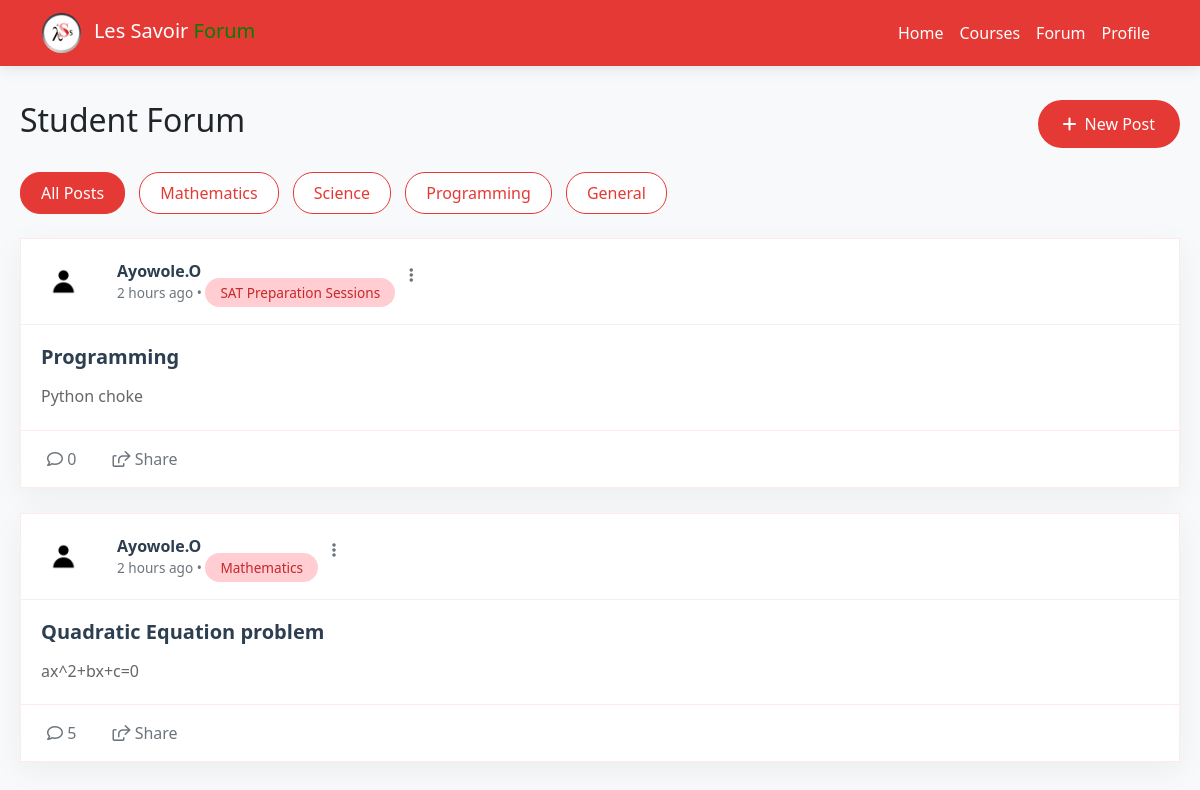
Page /forum/ (signed in) on the committed database.
### forum/models.py (models this page shows, shortened)
class Post(models.Model):
    title = models.CharField(max_length=250, null=False)
    image = models.ImageField(upload_to='post_images/', null=True, blank=True)
    content = models.TextField()
    author = models.ForeignKey(get_user_model(), on_delete=models.CASCADE, related_name="posts")
    course = models.ForeignKey(Course, on_delete=models.CASCADE, related_name="courses")
    created_at = models.DateTimeField(auto_now_add=True)
    updated_at = models.DateTimeField(auto_now=True)

### users/models.py (models this page shows, shortened)
class CustomUser(AbstractUser):
    email = models.EmailField(unique=True)
    phone = models.CharField(max_length=15, unique=True, null=True, blank=True)
    role = models.CharField(choices=roles, default='Student', max_length=10)
    def initials(self):
        return f"{self.first_name}.{self.last_name[0].title()}"

class Profile(models.Model):
    user = models.OneToOneField(get_user_model(), on_delete=models.CASCADE, related_name="profile")
    bio = models.TextField(blank=True, null=True)
    profile_picture = models.ImageField(upload_to='profile_pics/',
                                         blank=True,
                                         null=True,
                                         default="defaults/default_profile_image.png"
                                        )
    date_joined = models.DateTimeField(auto_now_add=True)

### courses/models.py (models this page shows, shortened)
class Course(models.Model):
    title = models.CharField(max_length=225)
    description = models.TextField()
    url = models.URLField(null=True, blank=True)
    image = models.ImageField(upload_to='course_image/', null=True, blank=True)
    instructor = models.ForeignKey(get_user_model(), on_delete=models.CASCADE, related_name="courses", null=True, blank=True)

### forum/views.py (the view, shortened to what this page needs)
# urls.py: path('forum/', include("forum.urls")),
@login_required
def forum(request):
    return render(request, 'forum/forum.html', {'posts': Post.objects.all().order_by('-id'), 'courses': Course.objects.all()})

### forum/templates/forum/forum.html (shortened to what this page needs)
<!DOCTYPE html>
{% load static %}
<html lang="en">
<head>
    <link href="https://cdn.jsdelivr.net/npm/bootstrap@5.3.0/dist/css/bootstrap.min.css" rel="stylesheet">
    <link rel="stylesheet" href="https://cdnjs.cloudflare.com/ajax/libs/font-awesome/6.0.0/css/all.min.css">
</head>
<body>
    <nav class="navbar navbar-expand-lg fixed-top">
        <div class="container">
            <a class="navbar-brand" href="{% url 'home' %}">
                <img src="{% static 'pages/images/logo.jpg' %}" style="border-radius: 50%;" alt="Les Savoir" height="40" class="me-2">
                Les Savoir <span style="color: green;" >Forum</span>
            </a>
            <div class="collapse navbar-collapse" id="navbarNav">
                <ul class="navbar-nav ms-auto align-items-center">
                    <li class="nav-item">
                        <a class="nav-link" href="{% url 'home' %}">Home</a>
                    </li>
                    <li class="nav-item">
                        <a class="nav-link" href="{% url 'courses' %}">Courses</a>
                    </li>
                    <li class="nav-item">
                        <a class="nav-link active" href="{% url 'forum' %}">Forum</a>
                    </li>
                    <li class="nav-item">
                        <a class="nav-link" href="{% url 'profile' %}">Profile</a>
                    </li>
                </ul>
            </div>
        </div>
    </nav>
    <div class="forum-container">
        <div class="d-flex justify-content-between align-items-center mb-4">
            <h2>Student Forum</h2>
            <button class="new-post-btn" onclick="showNewPostModal()">
                <i class="fas fa-plus me-2"></i>New Post
            </button>
        </div>
        <div class="mb-4">
            <button class="filter-btn active">All Posts</button>
            <button class="filter-btn">Mathematics</button>
            <button class="filter-btn">Science</button>
            <button class="filter-btn">Programming</button>
            <button class="filter-btn">General</button>
        </div>
        {% for post in posts  %}
        <div class="forum-card">
            <div class="post-header">
                <div class="d-flex justify-content-between align-items-start">
                    <div class="d-flex">
                        <img src="{{ post.author.profile.profile_picture.url }}" alt="User Avatar" class="user-avatar">
                        <div class="post-meta ms-3">
                            <a href="#" class="post-author">{{ post.author.initials }}</a>
                            <div class="post-time">2 hours ago • <span class="category-badge">{{ post.course.title }}</span></div>
                        </div>
                    </div>
                    <div class="post-options">
                        <button class="post-options-btn" onclick="togglePostOptions(this)">
                            <i class="fas fa-ellipsis-v"></i>
                        </button>
                    </div>
                </div>
            </div>
            <div class="post-content">
                <h3 class="post-title">{{ post.title }}</h3>
                <p class="post-text">{{ post.content }}</p>
            </div>
            <div class="post-footer">
                <div class="post-actions">
                    <button onclick="toggleComments(this)">
                        <i class="far fa-comment"></i>
                        <span>{{ post.comments.count }}</span>
                    </button>
                    <button>
                        <i class="far fa-share-square"></i>
                        Share
                    </button>
                </div>
            </div>
        </div>
        {% endfor %}
</body>
</html>

### forum/templates/forum/forum.html (style rules this page uses)
:root { --primary-color: #E53935; --primary-dark: #C62828; --primary-light: #FFCDD2; --accent-color: #FFFFFF; --bg-light: #f8f9fa; --text-dark: #2c3e50; }
body { background-color: var(--bg-light); font-family: 'Segoe UI', Tahoma, Geneva, Verdana, sans-serif; }
.navbar { background-color: var(--primary-color); box-shadow: 0 2px 15px rgba(0,0,0,0.1); }
.navbar-brand, .nav-link { color: white !important; }
.forum-container { max-width: 1200px; margin: 100px auto 50px; padding: 0 20px; }
.forum-card { background: white; border-radius: 15px; box-shadow: 0 2px 15px rgba(0,0,0,0.05); transition: all 0.3s ease; border: 1px solid rgba(0,0,0,0.05); margin-bottom: 20px; }
.post-header { display: flex; align-items: center; padding: 20px; border-bottom: 1px solid rgba(0,0,0,0.05); }
.user-avatar { width: 45px; height: 45px; border-radius: 50%; margin-right: 15px; object-fit: cover; }
.post-meta { flex-grow: 1; }
.post-author { font-weight: 600; color: var(--text-dark); text-decoration: none; }
.post-time { font-size: 0.85rem; color: #6c757d; }
.post-content { padding: 20px; }
.post-title { font-size: 1.25rem; margin-bottom: 10px; color: var(--text-dark); }
.post-text { color: #666; line-height: 1.6; }
.post-footer { padding: 15px 20px; border-top: 1px solid rgba(0,0,0,0.05); display: flex; align-items: center; justify-content: space-between; }
.post-actions button { background: none; border: none; color: #6c757d; margin-right: 20px; transition: all 0.3s ease; }
.new-post-btn { background: var(--primary-color); color: white; border: none; padding: 12px 25px; border-radius: 25px; font-weight: 500; transition: all 0.3s ease; }
.category-badge { background: var(--primary-light); color: var(--primary-dark); padding: 5px 15px; border-radius: 15px; font-size: 0.85rem; font-weight: 500; }
.filter-btn { border: 1px solid var(--primary-color); color: var(--primary-color); background: white; padding: 8px 20px; border-radius: 20px; margin-right: 10px; transition: all 0.3s ease; }
.filter-btn.active { background: var(--primary-color); color: white; }
.post-options { position: relative; }
.post-options-btn { background: none; border: none; color: #6c757d; padding: 5px; border-radius: 50%; width: 32px; height: 32px; display: flex; align-items: center; justify-content: center; transition: all 0.3s ease; }
.post-header { border-radius: 0; background: white; position: relative; z-index: 1; }
.forum-card { background: white; border-radius: var(--border-radius); box-shadow: 0 8px 30px rgba(0, 0, 0, 0.05); margin-bottom: 25px; border: 1px solid rgba(229, 57, 53, 0.1); overflow: hidden; transition: transform 0.3s ease, box-shadow 0.3s ease; }
.post-content { padding: 20px; background: white; }
.post-footer { padding: 15px 20px; background: white; border-top: 1px solid rgba(229, 57, 53, 0.1); }
.post-title { font-size: 1.25rem; font-weight: 600; color: var(--text-dark); margin-bottom: 15px; }
.post-text { color: #666; line-height: 1.6; margin-bottom: 0; }

### rows in the picture
Post: author.profile.profile_picture (placeholder picture), author.initials "Ayowole.O", course "SAT Preparation Sessions", title "Programming", content "Python choke", comments.count "0"
Post: author.profile.profile_picture (placeholder picture), author.initials "Ayowole.O", course "Mathematics", title "Quadratic Equation problem", content "ax^2+bx+c=0", comments.count "5"
